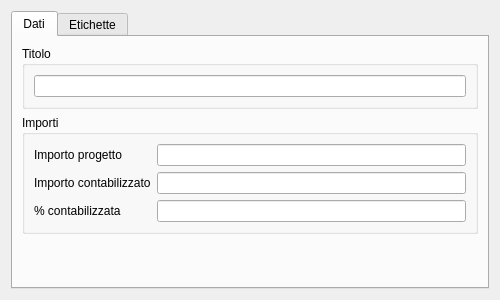
<?xml version="1.0" encoding="UTF-8"?>
<ui version="4.0">
 <class>AccountingLSBillItemTitleGUI</class>
 <widget class="QWidget" name="AccountingLSBillItemTitleGUI">
  <property name="geometry">
   <rect>
    <x>0</x>
    <y>0</y>
    <width>500</width>
    <height>300</height>
   </rect>
  </property>
  <property name="windowTitle">
   <string>Voce di computo - Dati</string>
  </property>
  <layout class="QGridLayout" name="gridLayout_2">
   <item row="0" column="0">
    <widget class="QTabWidget" name="tabWidget">
     <property name="currentIndex">
      <number>0</number>
     </property>
     <widget class="QWidget" name="dataTab">
      <attribute name="title">
       <string>Dati</string>
      </attribute>
      <layout class="QGridLayout" name="gridLayout_5">
       <item row="0" column="0">
        <widget class="QGroupBox" name="titleGroupBox">
         <property name="title">
          <string>Titolo</string>
         </property>
         <layout class="QGridLayout" name="gridLayout">
          <item row="0" column="0">
           <widget class="QLineEdit" name="nameLineEdit"/>
          </item>
         </layout>
        </widget>
       </item>
       <item row="1" column="0">
        <widget class="QGroupBox" name="amountsGroupBox">
         <property name="title">
          <string>Importi</string>
         </property>
         <layout class="QGridLayout" name="amountsDataLayout">
          <item row="1" column="0">
           <widget class="QLabel" name="accTotalAmountLabel">
            <property name="text">
             <string>Importo contabilizzato</string>
            </property>
           </widget>
          </item>
          <item row="0" column="1">
           <widget class="QLineEdit" name="projTotalAmountLineEdit">
            <property name="alignment">
             <set>Qt::AlignRight|Qt::AlignTrailing|Qt::AlignVCenter</set>
            </property>
            <property name="readOnly">
             <bool>true</bool>
            </property>
           </widget>
          </item>
          <item row="1" column="1">
           <widget class="QLineEdit" name="accTotalAmountLineEdit">
            <property name="alignment">
             <set>Qt::AlignRight|Qt::AlignTrailing|Qt::AlignVCenter</set>
            </property>
            <property name="readOnly">
             <bool>true</bool>
            </property>
           </widget>
          </item>
          <item row="0" column="0">
           <widget class="QLabel" name="projTotalAmountLabel">
            <property name="text">
             <string>Importo progetto</string>
            </property>
           </widget>
          </item>
          <item row="2" column="0">
           <widget class="QLabel" name="percentageAccountedLabel">
            <property name="text">
             <string>% contabilizzata</string>
            </property>
           </widget>
          </item>
          <item row="2" column="1">
           <widget class="QLineEdit" name="percentageAccountedLineEdit">
            <property name="alignment">
             <set>Qt::AlignRight|Qt::AlignTrailing|Qt::AlignVCenter</set>
            </property>
            <property name="readOnly">
             <bool>true</bool>
            </property>
           </widget>
          </item>
         </layout>
        </widget>
       </item>
       <item row="2" column="0">
        <spacer name="verticalSpacer">
         <property name="orientation">
          <enum>Qt::Vertical</enum>
         </property>
         <property name="sizeHint" stdset="0">
          <size>
           <width>20</width>
           <height>113</height>
          </size>
         </property>
        </spacer>
       </item>
      </layout>
     </widget>
     <widget class="QWidget" name="attributeTab">
      <attribute name="title">
       <string>Etichette</string>
      </attribute>
      <layout class="QGridLayout" name="gridLayout_4">
       <item row="1" column="1">
        <widget class="QPushButton" name="removeAttributePushButton">
         <property name="text">
          <string>-</string>
         </property>
        </widget>
       </item>
       <item row="1" column="0">
        <widget class="QPushButton" name="addAttributePushButton">
         <property name="text">
          <string>+</string>
         </property>
        </widget>
       </item>
       <item row="0" column="0" colspan="2">
        <widget class="QTableView" name="attributeTableView">
         <property name="alternatingRowColors">
          <bool>true</bool>
         </property>
        </widget>
       </item>
      </layout>
     </widget>
    </widget>
   </item>
  </layout>
 </widget>
 <resources/>
 <connections/>
</ui>
